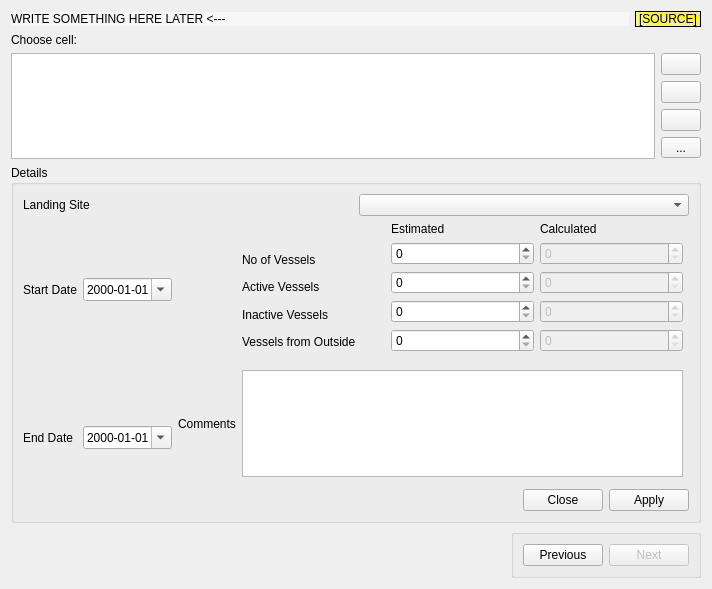
<?xml version="1.0" encoding="UTF-8"?>
<ui version="4.0">
 <class>frmCell</class>
 <widget class="QWidget" name="frmCell">
  <property name="geometry">
   <rect>
    <x>0</x>
    <y>0</y>
    <width>712</width>
    <height>589</height>
   </rect>
  </property>
  <property name="windowTitle">
   <string>Form</string>
  </property>
  <layout class="QVBoxLayout" name="verticalLayout_5">
   <item>
    <layout class="QHBoxLayout" name="horizontalLayout_7">
     <item>
      <widget class="QLabel" name="lbHeader">
       <property name="sizePolicy">
        <sizepolicy hsizetype="Preferred" vsizetype="Fixed">
         <horstretch>0</horstretch>
         <verstretch>0</verstretch>
        </sizepolicy>
       </property>
       <property name="styleSheet">
        <string notr="true">background-color:rgb(247, 247, 247)</string>
       </property>
       <property name="text">
        <string>WRITE SOMETHING HERE LATER &lt;---</string>
       </property>
      </widget>
     </item>
     <item>
      <widget class="QLabel" name="lbSource">
       <property name="sizePolicy">
        <sizepolicy hsizetype="Fixed" vsizetype="Preferred">
         <horstretch>0</horstretch>
         <verstretch>0</verstretch>
        </sizepolicy>
       </property>
       <property name="styleSheet">
        <string notr="true">background-color: qconicalgradient(cx:0, cy:0, angle:135, stop:0 rgba(220, 220, 220, 69), stop:0.375 rgba(255, 255, 0, 69), stop:0.423533 rgba(251, 255, 0, 145), stop:0.45 rgba(247, 255, 0, 208), stop:0.477581 rgba(255, 244, 71, 130), stop:0.518717 rgba(255, 218, 71, 130), stop:0.55 rgba(255, 255, 0, 255), stop:0.57754 rgba(255, 203, 0, 130), stop:0.625 rgba(255, 255, 0, 69), stop:1 rgba(255, 255, 0, 69));
font: 75 10pt &quot;Fixedsys&quot;;</string>
       </property>
       <property name="frameShape">
        <enum>QFrame::StyledPanel</enum>
       </property>
       <property name="frameShadow">
        <enum>QFrame::Raised</enum>
       </property>
       <property name="text">
        <string>[SOURCE]</string>
       </property>
       <property name="scaledContents">
        <bool>true</bool>
       </property>
      </widget>
     </item>
    </layout>
   </item>
   <item>
    <widget class="QLabel" name="label_13">
     <property name="text">
      <string>Choose cell:</string>
     </property>
     <property name="buddy">
      <cstring>tableView</cstring>
     </property>
    </widget>
   </item>
   <item>
    <layout class="QHBoxLayout" name="horizontalLayout_5">
     <item>
      <widget class="QTableView" name="tableView">
       <property name="focusPolicy">
        <enum>Qt::StrongFocus</enum>
       </property>
       <property name="toolTip">
        <string>Choose cell (or create a new one)</string>
       </property>
       <property name="statusTip">
        <string>Choose cell (or create a new one)</string>
       </property>
       <property name="whatsThis">
        <string>In this widget we can choose cell, or create a new one</string>
       </property>
       <property name="selectionMode">
        <enum>QAbstractItemView::SingleSelection</enum>
       </property>
       <property name="selectionBehavior">
        <enum>QAbstractItemView::SelectRows</enum>
       </property>
      </widget>
     </item>
     <item>
      <layout class="QVBoxLayout" name="verticalLayout_4">
       <item>
        <widget class="QPushButton" name="pushNew">
         <property name="toolTip">
          <string>Create new record</string>
         </property>
         <property name="statusTip">
          <string>Create new record</string>
         </property>
         <property name="whatsThis">
          <string>Creates new record</string>
         </property>
         <property name="text">
          <string/>
         </property>
         <property name="icon">
          <iconset resource="app_new.qrc">
           <normaloff>:/app_new/filenew.png</normaloff>:/app_new/filenew.png</iconset>
         </property>
        </widget>
       </item>
       <item>
        <widget class="QPushButton" name="pushEdit">
         <property name="sizePolicy">
          <sizepolicy hsizetype="Preferred" vsizetype="Fixed">
           <horstretch>0</horstretch>
           <verstretch>0</verstretch>
          </sizepolicy>
         </property>
         <property name="toolTip">
          <string>Edit record</string>
         </property>
         <property name="statusTip">
          <string>Edit record</string>
         </property>
         <property name="whatsThis">
          <string>Edits record</string>
         </property>
         <property name="text">
          <string/>
         </property>
         <property name="icon">
          <iconset resource="app_new.qrc">
           <normaloff>:/app_new/pencil.png</normaloff>:/app_new/pencil.png</iconset>
         </property>
         <property name="checkable">
          <bool>true</bool>
         </property>
        </widget>
       </item>
       <item>
        <widget class="QPushButton" name="pushRemove">
         <property name="sizePolicy">
          <sizepolicy hsizetype="Preferred" vsizetype="Fixed">
           <horstretch>0</horstretch>
           <verstretch>0</verstretch>
          </sizepolicy>
         </property>
         <property name="toolTip">
          <string>Remove record</string>
         </property>
         <property name="statusTip">
          <string>Remove record</string>
         </property>
         <property name="whatsThis">
          <string>Removes record</string>
         </property>
         <property name="text">
          <string/>
         </property>
         <property name="icon">
          <iconset resource="app_new.qrc">
           <normaloff>:/app_new/cancel.png</normaloff>:/app_new/cancel.png</iconset>
         </property>
         <property name="shortcut">
          <string>Del</string>
         </property>
        </widget>
       </item>
       <item>
        <widget class="QToolButton" name="toolButton">
         <property name="sizePolicy">
          <sizepolicy hsizetype="Minimum" vsizetype="Fixed">
           <horstretch>0</horstretch>
           <verstretch>0</verstretch>
          </sizepolicy>
         </property>
         <property name="toolTip">
          <string>Setup temporary frame changes</string>
         </property>
         <property name="statusTip">
          <string>Setup temporary frame changes</string>
         </property>
         <property name="whatsThis">
          <string>Setups temporary frame changes</string>
         </property>
         <property name="text">
          <string>...</string>
         </property>
        </widget>
       </item>
      </layout>
     </item>
    </layout>
   </item>
   <item>
    <widget class="QGroupBox" name="groupDetails">
     <property name="focusPolicy">
      <enum>Qt::StrongFocus</enum>
     </property>
     <property name="title">
      <string>Details</string>
     </property>
     <layout class="QGridLayout" name="gridLayout">
      <item row="0" column="0" colspan="4">
       <layout class="QHBoxLayout" name="horizontalLayout_3">
        <item>
         <widget class="QLabel" name="label">
          <property name="text">
           <string>Landing Site</string>
          </property>
          <property name="buddy">
           <cstring>cmbLS</cstring>
          </property>
         </widget>
        </item>
        <item>
         <widget class="QComboBox" name="cmbLS"/>
        </item>
       </layout>
      </item>
      <item row="1" column="0" rowspan="2">
       <layout class="QHBoxLayout" name="horizontalLayout_2">
        <item>
         <widget class="QLabel" name="label_2">
          <property name="text">
           <string>Start Date</string>
          </property>
          <property name="buddy">
           <cstring>customDtStart</cstring>
          </property>
         </widget>
        </item>
        <item>
         <widget class="QDateEdit" name="customDtStart">
          <property name="maximumDate">
           <date>
            <year>2070</year>
            <month>1</month>
            <day>1</day>
           </date>
          </property>
          <property name="minimumDate">
           <date>
            <year>1970</year>
            <month>1</month>
            <day>1</day>
           </date>
          </property>
          <property name="displayFormat">
           <string>yyyy-MM-dd</string>
          </property>
          <property name="calendarPopup">
           <bool>true</bool>
          </property>
          <property name="timeSpec">
           <enum>Qt::UTC</enum>
          </property>
         </widget>
        </item>
       </layout>
      </item>
      <item row="6" column="1" colspan="3">
       <widget class="QDialogButtonBox" name="buttonBox">
        <property name="standardButtons">
         <set>QDialogButtonBox::Apply|QDialogButtonBox::Close</set>
        </property>
       </widget>
      </item>
      <item row="3" column="0" rowspan="4">
       <layout class="QHBoxLayout" name="horizontalLayout_4">
        <item>
         <widget class="QLabel" name="label_3">
          <property name="text">
           <string>End Date</string>
          </property>
          <property name="buddy">
           <cstring>customDtEnd</cstring>
          </property>
         </widget>
        </item>
        <item>
         <widget class="QDateEdit" name="customDtEnd">
          <property name="maximumDate">
           <date>
            <year>2070</year>
            <month>1</month>
            <day>1</day>
           </date>
          </property>
          <property name="minimumDate">
           <date>
            <year>1969</year>
            <month>12</month>
            <day>31</day>
           </date>
          </property>
          <property name="displayFormat">
           <string>yyyy-MM-dd</string>
          </property>
          <property name="calendarPopup">
           <bool>true</bool>
          </property>
          <property name="timeSpec">
           <enum>Qt::UTC</enum>
          </property>
         </widget>
        </item>
       </layout>
      </item>
      <item row="1" column="2">
       <layout class="QHBoxLayout" name="horizontalLayout">
        <item>
         <layout class="QVBoxLayout" name="verticalLayout">
          <item>
           <widget class="QLabel" name="label_11">
            <property name="text">
             <string/>
            </property>
           </widget>
          </item>
          <item>
           <widget class="QLabel" name="label_7">
            <property name="text">
             <string>No of Vessels</string>
            </property>
            <property name="buddy">
             <cstring>spinNE</cstring>
            </property>
           </widget>
          </item>
          <item>
           <widget class="QLabel" name="label_8">
            <property name="text">
             <string>Active Vessels</string>
            </property>
            <property name="buddy">
             <cstring>spinAE</cstring>
            </property>
           </widget>
          </item>
          <item>
           <widget class="QLabel" name="label_9">
            <property name="text">
             <string>Inactive Vessels</string>
            </property>
            <property name="buddy">
             <cstring>spinIE</cstring>
            </property>
           </widget>
          </item>
          <item>
           <widget class="QLabel" name="label_10">
            <property name="text">
             <string>Vessels from Outside</string>
            </property>
            <property name="buddy">
             <cstring>spinOE</cstring>
            </property>
           </widget>
          </item>
         </layout>
        </item>
        <item>
         <layout class="QVBoxLayout" name="verticalLayout_2">
          <item>
           <widget class="QLabel" name="label_4">
            <property name="sizePolicy">
             <sizepolicy hsizetype="Preferred" vsizetype="Fixed">
              <horstretch>0</horstretch>
              <verstretch>0</verstretch>
             </sizepolicy>
            </property>
            <property name="text">
             <string>Estimated</string>
            </property>
           </widget>
          </item>
          <item>
           <widget class="QSpinBox" name="spinNE">
            <property name="maximum">
             <number>1000</number>
            </property>
           </widget>
          </item>
          <item>
           <widget class="QSpinBox" name="spinAE">
            <property name="maximum">
             <number>1000</number>
            </property>
           </widget>
          </item>
          <item>
           <widget class="QSpinBox" name="spinIE">
            <property name="maximum">
             <number>1000</number>
            </property>
           </widget>
          </item>
          <item>
           <widget class="QSpinBox" name="spinOE">
            <property name="maximum">
             <number>1000</number>
            </property>
           </widget>
          </item>
         </layout>
        </item>
        <item>
         <layout class="QVBoxLayout" name="verticalLayout_3">
          <item>
           <widget class="QLabel" name="label_5">
            <property name="sizePolicy">
             <sizepolicy hsizetype="Preferred" vsizetype="Fixed">
              <horstretch>0</horstretch>
              <verstretch>0</verstretch>
             </sizepolicy>
            </property>
            <property name="text">
             <string>Calculated</string>
            </property>
           </widget>
          </item>
          <item>
           <widget class="QSpinBox" name="spinNC">
            <property name="enabled">
             <bool>false</bool>
            </property>
            <property name="maximum">
             <number>1000</number>
            </property>
           </widget>
          </item>
          <item>
           <widget class="QSpinBox" name="spinAC">
            <property name="enabled">
             <bool>false</bool>
            </property>
            <property name="maximum">
             <number>1000</number>
            </property>
           </widget>
          </item>
          <item>
           <widget class="QSpinBox" name="spinIC">
            <property name="enabled">
             <bool>false</bool>
            </property>
            <property name="maximum">
             <number>1000</number>
            </property>
           </widget>
          </item>
          <item>
           <widget class="QSpinBox" name="spinOC">
            <property name="enabled">
             <bool>false</bool>
            </property>
            <property name="maximum">
             <number>1000</number>
            </property>
           </widget>
          </item>
         </layout>
        </item>
       </layout>
      </item>
      <item row="4" column="2">
       <widget class="QPlainTextEdit" name="textComments"/>
      </item>
      <item row="4" column="1">
       <widget class="QLabel" name="label_12">
        <property name="text">
         <string>Comments</string>
        </property>
        <property name="buddy">
         <cstring>textComments</cstring>
        </property>
       </widget>
      </item>
     </layout>
    </widget>
   </item>
   <item>
    <layout class="QHBoxLayout" name="horizontalLayout_8">
     <item>
      <spacer name="horizontalSpacer">
       <property name="orientation">
        <enum>Qt::Horizontal</enum>
       </property>
       <property name="sizeHint" stdset="0">
        <size>
         <width>40</width>
         <height>20</height>
        </size>
       </property>
      </spacer>
     </item>
     <item>
      <widget class="QGroupBox" name="groupBox">
       <property name="title">
        <string/>
       </property>
       <layout class="QHBoxLayout" name="horizontalLayout_6">
        <item>
         <widget class="QPushButton" name="pushPrevious">
          <property name="text">
           <string>Previous</string>
          </property>
          <property name="icon">
           <iconset resource="app_new.qrc">
            <normaloff>:/app_new/back.png</normaloff>:/app_new/back.png</iconset>
          </property>
         </widget>
        </item>
        <item>
         <widget class="QPushButton" name="pushNext">
          <property name="enabled">
           <bool>false</bool>
          </property>
          <property name="text">
           <string>Next</string>
          </property>
          <property name="icon">
           <iconset resource="app_new.qrc">
            <normaloff>:/app_new/forward.png</normaloff>:/app_new/forward.png</iconset>
          </property>
         </widget>
        </item>
       </layout>
      </widget>
     </item>
    </layout>
   </item>
  </layout>
 </widget>
 <tabstops>
  <tabstop>tableView</tabstop>
  <tabstop>pushNew</tabstop>
  <tabstop>pushEdit</tabstop>
  <tabstop>pushRemove</tabstop>
  <tabstop>toolButton</tabstop>
  <tabstop>cmbLS</tabstop>
  <tabstop>customDtStart</tabstop>
  <tabstop>customDtEnd</tabstop>
  <tabstop>spinNE</tabstop>
  <tabstop>spinNC</tabstop>
  <tabstop>spinAE</tabstop>
  <tabstop>spinAC</tabstop>
  <tabstop>spinIE</tabstop>
  <tabstop>spinIC</tabstop>
  <tabstop>spinOE</tabstop>
  <tabstop>spinOC</tabstop>
  <tabstop>textComments</tabstop>
  <tabstop>buttonBox</tabstop>
  <tabstop>pushPrevious</tabstop>
  <tabstop>pushNext</tabstop>
 </tabstops>
 <resources>
  <include location="app_new.qrc"/>
 </resources>
 <connections>
  <connection>
   <sender>pushNew</sender>
   <signal>clicked()</signal>
   <receiver>frmCell</receiver>
   <slot>createRecord()</slot>
   <hints>
    <hint type="sourcelabel">
     <x>686</x>
     <y>85</y>
    </hint>
    <hint type="destinationlabel">
     <x>355</x>
     <y>291</y>
    </hint>
   </hints>
  </connection>
  <connection>
   <sender>buttonBox</sender>
   <signal>clicked(QAbstractButton*)</signal>
   <receiver>frmCell</receiver>
   <slot>onButtonClick(QAbstractButton*)</slot>
   <hints>
    <hint type="sourcelabel">
     <x>540</x>
     <y>517</y>
    </hint>
    <hint type="destinationlabel">
     <x>355</x>
     <y>291</y>
    </hint>
   </hints>
  </connection>
  <connection>
   <sender>tableView</sender>
   <signal>clicked(QModelIndex)</signal>
   <receiver>frmCell</receiver>
   <slot>previewRow(QModelIndex)</slot>
   <hints>
    <hint type="sourcelabel">
     <x>337</x>
     <y>86</y>
    </hint>
    <hint type="destinationlabel">
     <x>355</x>
     <y>291</y>
    </hint>
   </hints>
  </connection>
  <connection>
   <sender>pushEdit</sender>
   <signal>clicked(bool)</signal>
   <receiver>frmCell</receiver>
   <slot>editRecord(bool)</slot>
   <hints>
    <hint type="sourcelabel">
     <x>685</x>
     <y>101</y>
    </hint>
    <hint type="destinationlabel">
     <x>355</x>
     <y>294</y>
    </hint>
   </hints>
  </connection>
  <connection>
   <sender>pushRemove</sender>
   <signal>clicked()</signal>
   <receiver>frmCell</receiver>
   <slot>removeRecord()</slot>
   <hints>
    <hint type="sourcelabel">
     <x>685</x>
     <y>133</y>
    </hint>
    <hint type="destinationlabel">
     <x>355</x>
     <y>294</y>
    </hint>
   </hints>
  </connection>
 </connections>
 <slots>
  <slot>createRecord()</slot>
  <slot>onButtonClick(QAbstractButton*)</slot>
  <slot>previewRow(QModelIndex)</slot>
  <slot>next()</slot>
  <slot>editRecord(bool)</slot>
  <slot>removeRecord()</slot>
 </slots>
</ui>
